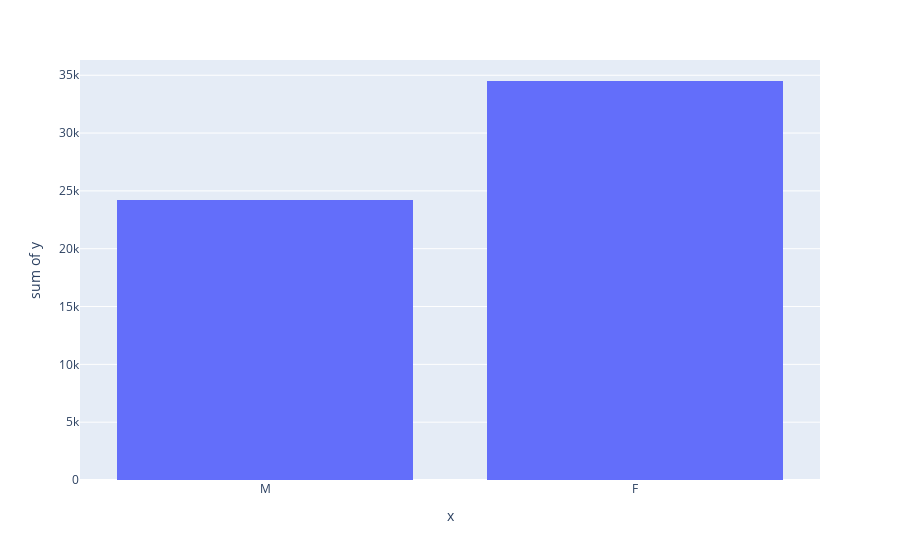

Write notebook code for a chart like this one.
### Markdown cell above
Based on the data the advert type for the age group 30-34 is the highest, followed by the 45-49

### Code cell
#Q8b.
import plotly.express as px
fig = px.histogram(x=df['gender'], y=df_copy['Spent'])
fig.show()

### Figure 1 — Plotly figure (JSON) as saved in the notebook; plotly's stock layout.template omitted (floating-point values rounded to 4 significant figures; data arrays with more than 128 entries replaced by an {"elided": "..."} marker saying what was removed)
{"data": [{"alignmentgroup": "True", "bingroup": "x", "histfunc": "sum", "hovertemplate": "x=%{x}<br>sum of y=%{y}<extra></extra>", "legendgroup": "", "marker": {"color": "#636efa"}, "name": "", "offsetgroup": "", "orientation": "v", "showlegend": false, "type": "histogram", "x": {"elided": "1143 str values"}, "xaxis": "x", "y": {"elided": "1143 float values"}, "yaxis": "y"}], "layout": {"barmode": "relative", "legend": {"tracegroupgap": 0}, "margin": {"t": 60}, "xaxis": {"anchor": "y", "domain": [0, 1], "title": {"text": "x"}}, "yaxis": {"anchor": "x", "domain": [0, 1], "title": {"text": "sum of y"}}}}
